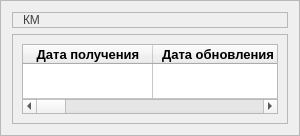
                  <widget class="QFrame" name="KIresult_container">
                   <property name="minimumSize">
                    <size>
                     <width>0</width>
                     <height>0</height>
                    </size>
                   </property>
                   <property name="maximumSize">
                    <size>
                     <width>16777215</width>
                     <height>0</height>
                    </size>
                   </property>
                   <property name="frameShape">
                    <enum>QFrame::StyledPanel</enum>
                   </property>
                   <property name="frameShadow">
                    <enum>QFrame::Raised</enum>
                   </property>
                   <layout class="QVBoxLayout" name="verticalLayout_58">
                    <item alignment="Qt::AlignTop">
                     <widget class="QFrame" name="frame_57">
                      <property name="sizePolicy">
                       <sizepolicy hsizetype="Preferred" vsizetype="Preferred">
                        <horstretch>0</horstretch>
                        <verstretch>0</verstretch>
                       </sizepolicy>
                      </property>
                      <property name="styleSheet">
                       <string notr="true">color: rgb(66, 66, 66);
	font: 20pt &quot;Segoe UI&quot;;</string>
                      </property>
                      <property name="frameShape">
                       <enum>QFrame::StyledPanel</enum>
                      </property>
                      <property name="frameShadow">
                       <enum>QFrame::Raised</enum>
                      </property>
                      <layout class="QHBoxLayout" name="horizontalLayout_26">
                       <property name="spacing">
                        <number>0</number>
                       </property>
                       <property name="leftMargin">
                        <number>10</number>
                       </property>
                       <property name="topMargin">
                        <number>0</number>
                       </property>
                       <property name="rightMargin">
                        <number>0</number>
                       </property>
                       <property name="bottomMargin">
                        <number>0</number>
                       </property>
                       <item alignment="Qt::AlignLeft|Qt::AlignVCenter">
                        <widget class="QLabel" name="label_13">
                         <property name="text">
                          <string>КМ</string>
                         </property>
                        </widget>
                       </item>
                      </layout>
                     </widget>
                    </item>
                    <item>
                     <widget class="QFrame" name="frame_56">
                      <property name="sizePolicy">
                       <sizepolicy hsizetype="Preferred" vsizetype="Expanding">
                        <horstretch>0</horstretch>
                        <verstretch>0</verstretch>
                       </sizepolicy>
                      </property>
                      <property name="frameShape">
                       <enum>QFrame::StyledPanel</enum>
                      </property>
                      <property name="frameShadow">
                       <enum>QFrame::Raised</enum>
                      </property>
                      <layout class="QVBoxLayout" name="verticalLayout_61">
                       <item alignment="Qt::AlignTop">
                        <widget class="QTableWidget" name="KiSearchData_Tab">
                         <property name="sizePolicy">
                          <sizepolicy hsizetype="Expanding" vsizetype="Expanding">
                           <horstretch>0</horstretch>
                           <verstretch>0</verstretch>
                          </sizepolicy>
                         </property>
                         <property name="maximumSize">
                          <size>
                           <width>16777215</width>
                           <height>100</height>
                          </size>
                         </property>
                         <property name="editTriggers">
                          <set>QAbstractItemView::NoEditTriggers</set>
                         </property>
                         <property name="selectionMode">
                          <enum>QAbstractItemView::NoSelection</enum>
                         </property>
                         <property name="selectionBehavior">
                          <enum>QAbstractItemView::SelectRows</enum>
                         </property>
                         <property name="showGrid">
                          <bool>true</bool>
                         </property>
                         <property name="sortingEnabled">
                          <bool>false</bool>
                         </property>
                         <property name="rowCount">
                          <number>1</number>
                         </property>
                         <property name="columnCount">
                          <number>8</number>
                         </property>
                         <attribute name="horizontalHeaderVisible">
                          <bool>true</bool>
                         </attribute>
                         <attribute name="horizontalHeaderCascadingSectionResizes">
                          <bool>false</bool>
                         </attribute>
                         <attribute name="horizontalHeaderMinimumSectionSize">
                          <number>50</number>
                         </attribute>
                         <attribute name="horizontalHeaderDefaultSectionSize">
                          <number>130</number>
                         </attribute>
                         <attribute name="horizontalHeaderHighlightSections">
                          <bool>false</bool>
                         </attribute>
                         <attribute name="horizontalHeaderShowSortIndicator" stdset="0">
                          <bool>false</bool>
                         </attribute>
                         <attribute name="horizontalHeaderStretchLastSection">
                          <bool>true</bool>
                         </attribute>
                         <attribute name="verticalHeaderVisible">
                          <bool>false</bool>
                         </attribute>
                         <attribute name="verticalHeaderMinimumSectionSize">
                          <number>35</number>
                         </attribute>
                         <attribute name="verticalHeaderDefaultSectionSize">
                          <number>35</number>
                         </attribute>
                         <attribute name="verticalHeaderShowSortIndicator" stdset="0">
                          <bool>true</bool>
                         </attribute>
                         <row/>
                         <column>
                          <property name="text">
                           <string>Дата получения</string>
                          </property>
                          <property name="font">
                           <font>
                            <pointsize>10</pointsize>
                            <bold>true</bold>
                           </font>
                          </property>
                         </column>
                         <column>
                          <property name="text">
                           <string>Дата обновления</string>
                          </property>
                          <property name="font">
                           <font>
                            <pointsize>10</pointsize>
                            <bold>true</bold>
                           </font>
                          </property>
                         </column>
                         <column>
                          <property name="text">
                           <string>Срок годности КМ</string>
                          </property>
                          <property name="font">
                           <font>
                            <pointsize>10</pointsize>
                            <bold>true</bold>
                           </font>
                          </property>
                         </column>
                         <column>
                          <property name="text">
                           <string>Партия</string>
                          </property>
                          <property name="font">
                           <font>
                            <pointsize>10</pointsize>
                            <bold>true</bold>
                           </font>
                          </property>
                         </column>
                         <column>
                          <property name="text">
                           <string>Код аггрегата</string>
                          </property>
                          <property name="font">
                           <font>
                            <pointsize>10</pointsize>
                            <bold>true</bold>
                           </font>
                          </property>
                         </column>
                         <column>
                          <property name="text">
                           <string>Код рулона</string>
                          </property>
                          <property name="font">
                           <font>
                            <pointsize>10</pointsize>
                            <bold>true</bold>
                           </font>
                          </property>
                         </column>
                         <column>
                          <property name="text">
                           <string>Статус</string>
                          </property>
                          <property name="font">
                           <font>
                            <pointsize>10</pointsize>
                            <bold>true</bold>
                           </font>
                          </property>
                         </column>
                         <column>
                          <property name="text">
                           <string>КМ</string>
                          </property>
                          <property name="font">
                           <font>
                            <pointsize>10</pointsize>
                            <bold>true</bold>
                           </font>
                          </property>
                         </column>
                         <item row="0" column="3">
                          <property name="text">
                           <string/>
                          </property>
                          <property name="font">
                           <font>
                            <pointsize>10</pointsize>
                           </font>
                          </property>
                          <property name="textAlignment">
                           <set>AlignCenter</set>
                          </property>
                         </item>
                        </widget>
                       </item>
                      </layout>
                     </widget>
                    </item>
                   </layout>
                  </widget>
